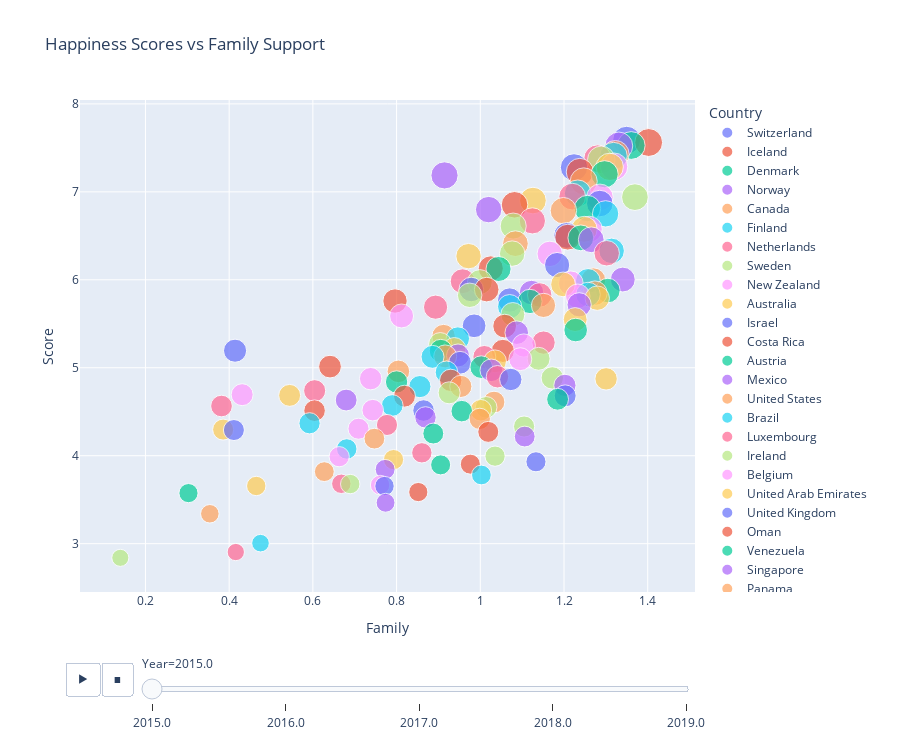

The notebook cell this image was saved under:
### Code cell
px.scatter(data_frame = happiness,
           x = 'Family', 
           y = 'Score', 
           animation_frame = 'Year',
           animation_group = 'Country',
           size = 'Score', 
           color = 'Country', 
           hover_name = 'Rank',
           height = 750,
           title = 'Happiness Scores vs Family Support')
